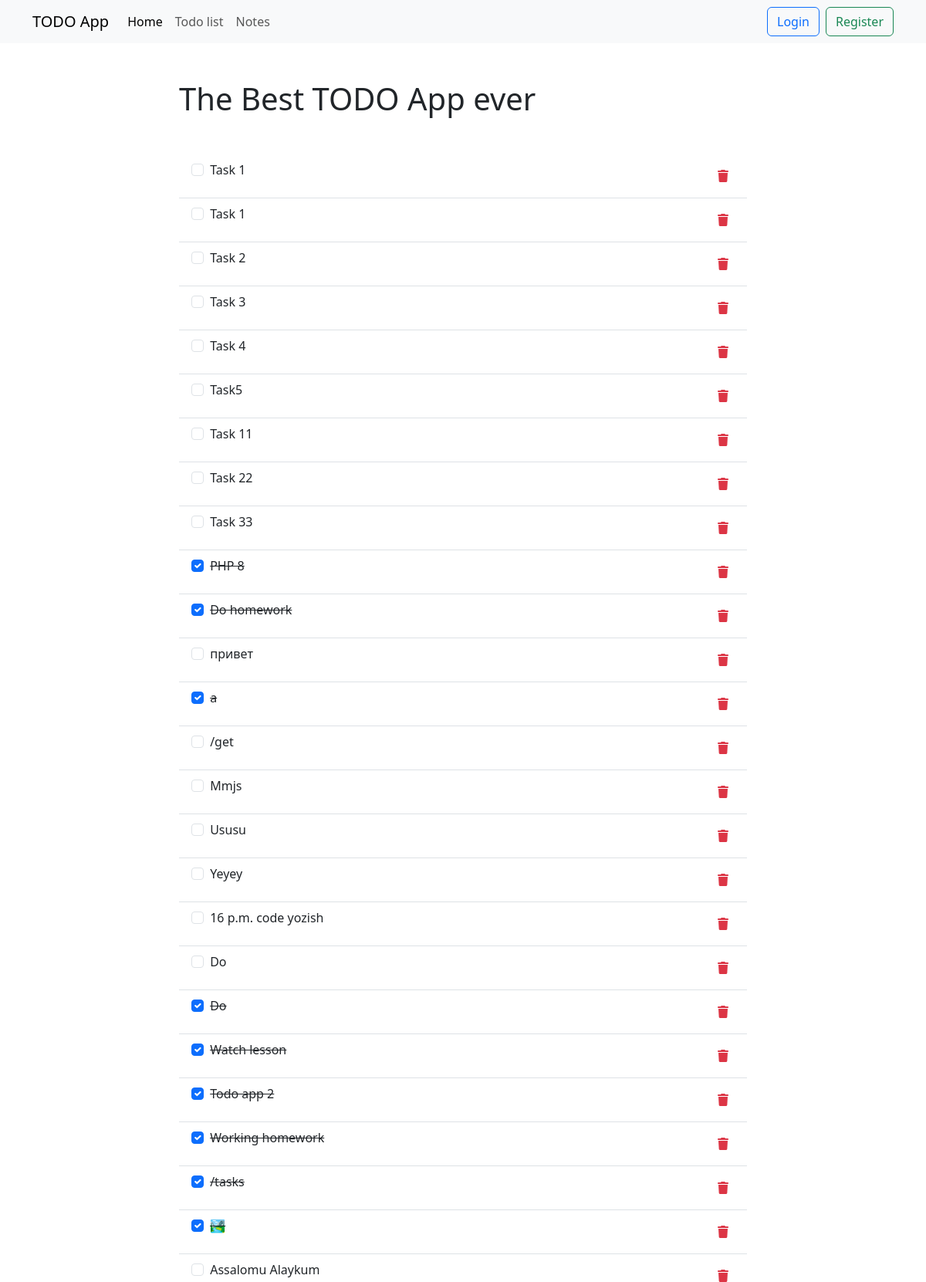
Screenshot of /view/pages/todos.php (upper part) with the database file from the repository.
### tables this page shows
CREATE TABLE `todos` (
                         `id` int NOT NULL AUTO_INCREMENT,
                         `text` text,
                         `status` tinyint(1) DEFAULT NULL,
                         `user_id` int DEFAULT NULL,
                         PRIMARY KEY (`id`),
                         KEY `user_id` (`user_id`),
                         CONSTRAINT `user_id` FOREIGN KEY (`user_id`) REFERENCES `users` (`id`)
);

### src/DB.php (called while the page is built)
<?php
class DB
{
    public static function connect(): PDO
    {
        $dsn = "{$_ENV['DB_CONNECTION']}:host={$_ENV['DB_HOST']};dbname={$_ENV['DB_NAME']};user={$_ENV['DB_USERNAME']};password={$_ENV['DB_PASSWORD']}";
        return new PDO($dsn);
    }
}

### src/Task.php (called while the page is built, shortened)
<?php
require 'src/DB.php';
class Task
{
    private PDO $pdo;
    public function __construct()
    {
        $this->pdo = DB::connect();
    }
    public function getAll(): false|array
    {
        return $this->pdo->query("SELECT * FROM todos")->fetchAll(PDO::FETCH_ASSOC);
    }
}

### view/todo-list.php (the view, shortened to what this page needs)
<?php
$task     = new Task();
$todoList = $task->getAll();
?>
<div class="list-group list-group-flush">
    <?php
    foreach ($todoList as $task) {
        $checked = $task['status'] ? 'checked' : '';
        $strike  = $task['status'] ? ' text-decoration-line-through' : '';
        $action  = $task['status'] ? 'uncompleted' : 'complete';
        echo "<div class='d-flex list-group-item'>";
        echo "    <a href='?$action={$task['id']}' class='w-100 text-decoration-none text-dark'>";
        echo "        <input class='form-check-input me-1' type='checkbox' id='task-{$task['id']}' $checked>";
        echo "        <label class='form-check-label $strike' for='task-{$task['id']}'>{$task['text']}</label>";
        echo "    </a>";
        echo "    <a href='?delete={$task['id']}' type='button' class='p-2'><i class='fa-solid fa-trash text-danger'></i></a>";
        echo "</div>";
    } ?>
</div>

### view/pages/todos.php (shortened to what this page needs)
<!doctype html>
<html lang="en">
<head>
    <link href="https://cdn.jsdelivr.net/npm/bootstrap@5.3.3/dist/css/bootstrap.min.css" rel="stylesheet"
>
</head>
<body>
<?php require 'view/partials/navbar.php'; ?>
<div class="container">
    <div class="row justify-content-center">
        <div class="col-8">
            <h1 class="my-5">The Best TODO App ever</h1>
            <?php
            require 'view/todo-list.php';
            ?>
        </div>
    </div>
</div>
</body>
</html>

### view/partials/navbar.php (shortened to what this page needs)
<nav class="navbar navbar-expand-lg bg-body-tertiary">
    <div class="container">
        <a class="navbar-brand" href="/">TODO App</a>
        <div class="collapse navbar-collapse" id="navbarSupportedContent">
            <ul class="navbar-nav me-auto mb-2 mb-lg-0">
                <li class="nav-item">
                    <a class="nav-link active" aria-current="page" href="/">Home</a>
                </li>
                <li class="nav-item">
                    <a class="nav-link" href="/todos">Todo list</a>
                </li>
                <li class="nav-item">
                    <a class="nav-link" href="/notes">Notes</a>
                </li>
            </ul>
            <a href="/login" class="btn btn-outline-primary mx-2">Login</a>
            <a href="/register" class="btn btn-outline-success">Register</a>
        </div>
    </div>
</nav>

### rows the page displays
todos: text "Task 1"
todos: text "Task 1"
todos: text "Task 2"
todos: text "Task 3"
todos: text "Task 4"
todos: text "Task5"
todos: text "Task 11"
todos: text "Task 22"
todos: text "Task 33"
todos: text "PHP 8"
todos: text "Do homework"
todos: text "привет"
todos: text "a"
todos: text "/get"
todos: text "Mmjs"
todos: text "Ususu"
todos: text "Yeyey"
todos: text "16 p.m. code yozish"
todos: text "Do"
todos: text "Do"
todos: text "Watch lesson"
todos: text "Todo app 2"
todos: text "Working homework"
todos: text "/tasks"
todos: text "🏞️"
todos: text "Assalomu Alaykum"
